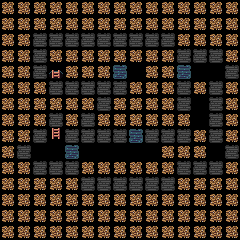

A 2D game scene composited from a Tiled map and its tileset images. What follows is a short description and the map's XML, with every tile layer's data as written:
An orthogonal 15x15 tile map with 16x16 px tiles, 1 tile layer (Tile Layer 1).

<map version="1.5" tiledversion="1.6.0" orientation="orthogonal" renderorder="right-down" width="15" height="15" tilewidth="16" tileheight="16" infinite="0" nextlayerid="2" nextobjectid="1">
 <editorsettings>
  <export target="../level/basic_move.lua" format="lua" />
 </editorsettings>
 <tileset firstgid="1" source="tileset.tsx" />
 <layer id="1" name="Tile Layer 1" width="15" height="15">
  <data encoding="csv">
1,1,1,1,1,1,1,1,1,1,1,1,1,1,1,
1,1,1,1,1,1,1,1,1,1,1,1,1,1,1,
1,1,4,4,4,4,4,4,4,4,4,1,1,1,1,
1,1,4,1,1,1,1,1,1,1,1,4,4,4,1,
1,1,4,10,1,1,1,3,2,1,1,3,2,2,4,
1,1,1,4,4,4,4,4,1,1,1,4,1,4,1,
1,1,1,1,1,1,4,1,1,1,1,4,2,4,1,
1,1,1,4,1,4,1,1,1,1,1,1,2,4,1,
1,1,4,9,4,4,4,4,3,4,4,4,1,4,1,
1,4,2,2,3,2,2,2,2,2,1,1,1,2,4,
1,1,4,4,4,1,1,1,1,1,1,4,4,4,1,
1,1,1,1,1,4,4,4,4,4,4,1,1,1,1,
1,1,1,1,1,1,1,1,1,1,1,1,1,1,1,
1,1,1,1,1,1,1,1,1,1,1,1,1,1,1,
1,1,1,1,1,1,1,1,1,1,1,1,1,1,1
</data>
 </layer>
</map>
